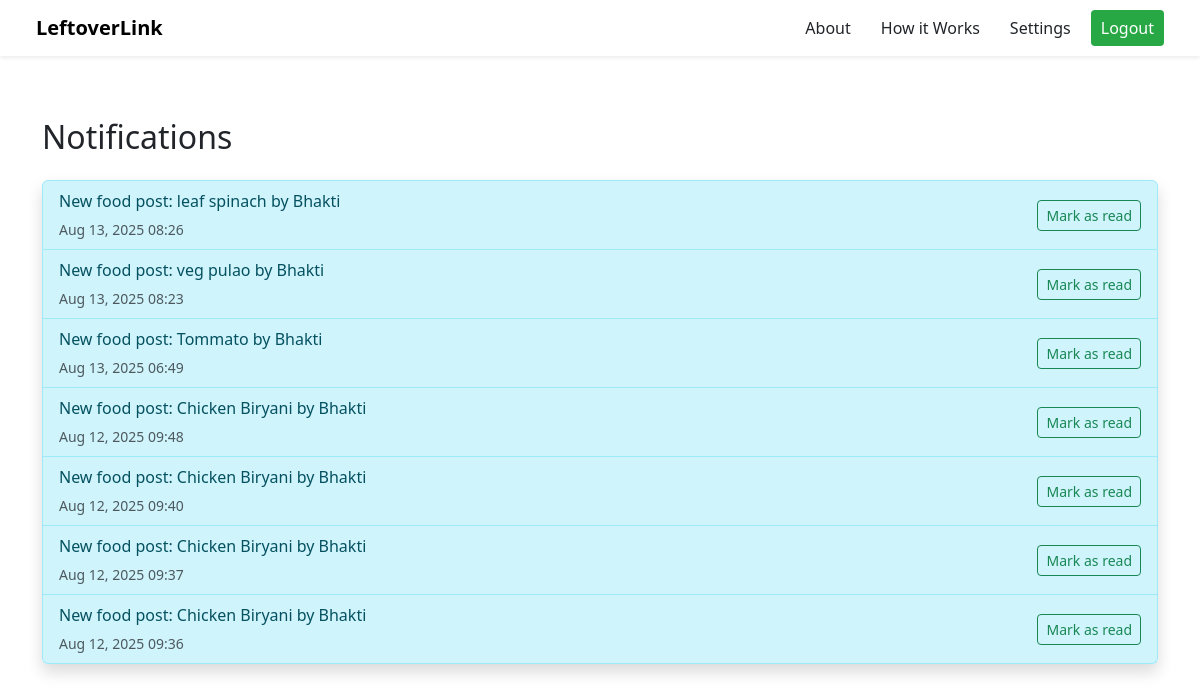
Page /notifications/ (signed in) on the committed database.
### leftoverlink_app/models.py (models this page shows, shortened)
class Notification(models.Model):
    user = models.ForeignKey(settings.AUTH_USER_MODEL, on_delete=models.CASCADE, related_name="notifications")
    message = models.TextField()
    created_at = models.DateTimeField(auto_now_add=True)
    is_read = models.BooleanField(default=False)

### leftoverlink_app/views.py (the view)
# urls.py: path('notifications/', views.notifications_page, name='notifications'),
@login_required
def notifications_page(request):
    notifications = Notification.objects.filter(user=request.user).order_by('-created_at')
    return render(request, 'notifications.html', {'notifications': notifications})

### template/notifications.html (shortened to what this page needs)
{% extends 'navbar.html' %}
{% load static %}
{% block content %}
<div class="container mt-5">
    <h2 class="mb-4"> Notifications</h2>
    {% if notifications %}
        <ul class="list-group shadow">
            {% for notif in notifications %}
                <li class="list-group-item d-flex justify-content-between align-items-center {% if not notif.is_read %}list-group-item-info{% endif %}">
                    <div>
                        <p class="mb-1">{{ notif.message }}</p>
                        <small class="text-muted">{{ notif.created_at|date:"M d, Y H:i" }}</small>
                    </div>
                    {% if not notif.is_read %}
                        <a href="{% url 'mark_as_read' notif.pk %}" class="btn btn-sm btn-outline-success">Mark as read</a>
                    {% endif %}
                </li>
            {% endfor %}
        </ul>
    {% else %}
        <p class="text-muted">No notifications yet.</p>
    {% endif %}
</div>
{% endblock %}

### template/navbar.html (style rules this page uses)
body { padding-top: 70px; transition: padding-left 0.3s ease; }
html { scroll-behavior: smooth; }

### rows in the picture
Notification: message "New food post: leaf spinach by Bhakti", created_at "Aug 13, 2025 08:26", is_read "Mark as read"
Notification: message "New food post: veg pulao by Bhakti", created_at "Aug 13, 2025 08:23", is_read "Mark as read"
Notification: message "New food post: Tommato by Bhakti", created_at "Aug 13, 2025 06:49", is_read "Mark as read"
Notification: message "New food post: Chicken Biryani by Bhakti", created_at "Aug 12, 2025 09:48", is_read "Mark as read"
Notification: message "New food post: Chicken Biryani by Bhakti", created_at "Aug 12, 2025 09:40", is_read "Mark as read"
Notification: message "New food post: Chicken Biryani by Bhakti", created_at "Aug 12, 2025 09:37", is_read "Mark as read"
Notification: message "New food post: Chicken Biryani by Bhakti", created_at "Aug 12, 2025 09:36", is_read "Mark as read"
